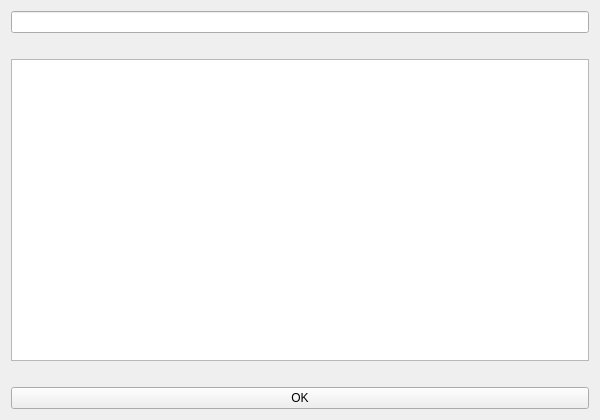
<?xml version="1.0" encoding="UTF-8"?>
<ui version="4.0">
 <class>Form_notes_add</class>
 <widget class="QWidget" name="Form_notes_add">
  <property name="geometry">
   <rect>
    <x>0</x>
    <y>0</y>
    <width>600</width>
    <height>420</height>
   </rect>
  </property>
  <property name="windowTitle">
   <string>New note</string>
  </property>
  <layout class="QVBoxLayout" name="verticalLayout">
   <item>
    <widget class="QLineEdit" name="lineEdit_note_title"/>
   </item>
   <item>
    <spacer name="horizontalSpacer">
     <property name="orientation">
      <enum>Qt::Horizontal</enum>
     </property>
     <property name="sizeHint" stdset="0">
      <size>
       <width>575</width>
       <height>20</height>
      </size>
     </property>
    </spacer>
   </item>
   <item>
    <widget class="QTextEdit" name="textEdit_note_body"/>
   </item>
   <item>
    <spacer name="horizontalSpacer_2">
     <property name="orientation">
      <enum>Qt::Horizontal</enum>
     </property>
     <property name="sizeHint" stdset="0">
      <size>
       <width>40</width>
       <height>20</height>
      </size>
     </property>
    </spacer>
   </item>
   <item>
    <widget class="QPushButton" name="pushButton_add_new_note">
     <property name="text">
      <string>OK</string>
     </property>
    </widget>
   </item>
  </layout>
 </widget>
 <resources/>
 <connections/>
</ui>
